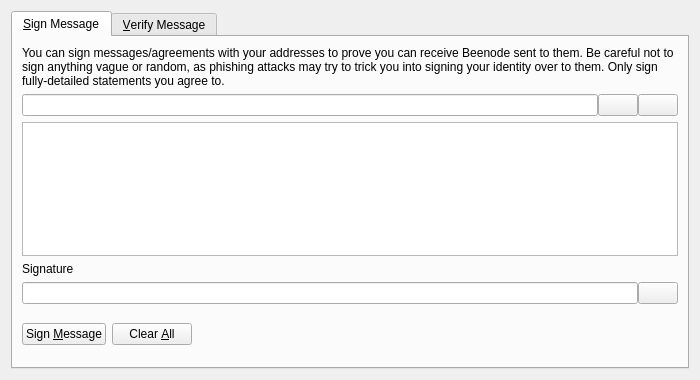
<?xml version="1.0" encoding="UTF-8"?>
<ui version="4.0">
 <class>SignVerifyMessageDialog</class>
 <widget class="QDialog" name="SignVerifyMessageDialog">
  <property name="geometry">
   <rect>
    <x>0</x>
    <y>0</y>
    <width>700</width>
    <height>380</height>
   </rect>
  </property>
  <property name="windowTitle">
   <string>Signatures - Sign / Verify a Message</string>
  </property>
  <property name="modal">
   <bool>true</bool>
  </property>
  <layout class="QVBoxLayout" name="verticalLayout">
   <item>
    <widget class="QTabWidget" name="tabWidget">
     <property name="currentIndex">
      <number>0</number>
     </property>
     <widget class="QWidget" name="tabSignMessage">
      <attribute name="title">
       <string>&amp;Sign Message</string>
      </attribute>
      <layout class="QVBoxLayout" name="verticalLayout_SM">
       <item>
        <widget class="QLabel" name="infoLabel_SM">
         <property name="text">
          <string>You can sign messages/agreements with your addresses to prove you can receive Beenode sent to them. Be careful not to sign anything vague or random, as phishing attacks may try to trick you into signing your identity over to them. Only sign fully-detailed statements you agree to.</string>
         </property>
         <property name="textFormat">
          <enum>Qt::PlainText</enum>
         </property>
         <property name="wordWrap">
          <bool>true</bool>
         </property>
        </widget>
       </item>
       <item>
        <layout class="QHBoxLayout" name="horizontalLayout_1_SM">
         <property name="spacing">
          <number>0</number>
         </property>
         <item>
          <widget class="QValidatedLineEdit" name="addressIn_SM">
           <property name="toolTip">
            <string>The Beenode address to sign the message with</string>
           </property>
          </widget>
         </item>
         <item>
          <widget class="QPushButton" name="addressBookButton_SM">
           <property name="toolTip">
            <string>Choose previously used address</string>
           </property>
           <property name="text">
            <string/>
           </property>
           <property name="shortcut">
            <string>Alt+A</string>
           </property>
           <property name="autoDefault">
            <bool>false</bool>
           </property>
          </widget>
         </item>
         <item>
          <widget class="QPushButton" name="pasteButton_SM">
           <property name="toolTip">
            <string>Paste address from clipboard</string>
           </property>
           <property name="text">
            <string/>
           </property>
           <property name="shortcut">
            <string>Alt+P</string>
           </property>
           <property name="autoDefault">
            <bool>false</bool>
           </property>
          </widget>
         </item>
        </layout>
       </item>
       <item>
        <widget class="QPlainTextEdit" name="messageIn_SM">
         <property name="toolTip">
          <string>Enter the message you want to sign here</string>
         </property>
        </widget>
       </item>
       <item>
        <widget class="QLabel" name="signatureLabel_SM">
         <property name="text">
          <string>Signature</string>
         </property>
         <property name="textFormat">
          <enum>Qt::PlainText</enum>
         </property>
        </widget>
       </item>
       <item>
        <layout class="QHBoxLayout" name="horizontalLayout_2_SM">
         <property name="spacing">
          <number>0</number>
         </property>
         <item>
          <widget class="QLineEdit" name="signatureOut_SM">
           <property name="font">
            <font>
             <italic>true</italic>
            </font>
           </property>
           <property name="readOnly">
            <bool>true</bool>
           </property>
          </widget>
         </item>
         <item>
          <widget class="QPushButton" name="copySignatureButton_SM">
           <property name="toolTip">
            <string>Copy the current signature to the system clipboard</string>
           </property>
           <property name="text">
            <string/>
           </property>
           <property name="autoDefault">
            <bool>false</bool>
           </property>
          </widget>
         </item>
        </layout>
       </item>
       <item>
        <layout class="QHBoxLayout" name="horizontalLayout_3_SM">
         <item>
          <widget class="QPushButton" name="signMessageButton_SM">
           <property name="toolTip">
            <string>Sign the message to prove you own this Beenode address</string>
           </property>
           <property name="text">
            <string>Sign &amp;Message</string>
           </property>
           <property name="autoDefault">
            <bool>false</bool>
           </property>
          </widget>
         </item>
         <item>
          <widget class="QPushButton" name="clearButton_SM">
           <property name="toolTip">
            <string>Reset all sign message fields</string>
           </property>
           <property name="text">
            <string>Clear &amp;All</string>
           </property>
           <property name="autoDefault">
            <bool>false</bool>
           </property>
          </widget>
         </item>
         <item>
          <spacer name="horizontalSpacer_1_SM">
           <property name="orientation">
            <enum>Qt::Horizontal</enum>
           </property>
           <property name="sizeHint" stdset="0">
            <size>
             <width>40</width>
             <height>48</height>
            </size>
           </property>
          </spacer>
         </item>
         <item>
          <widget class="QLabel" name="statusLabel_SM">
           <property name="font">
            <font>
             <weight>75</weight>
             <bold>true</bold>
            </font>
           </property>
           <property name="text">
            <string/>
           </property>
           <property name="wordWrap">
            <bool>true</bool>
           </property>
          </widget>
         </item>
         <item>
          <spacer name="horizontalSpacer_2_SM">
           <property name="orientation">
            <enum>Qt::Horizontal</enum>
           </property>
           <property name="sizeHint" stdset="0">
            <size>
             <width>40</width>
             <height>48</height>
            </size>
           </property>
          </spacer>
         </item>
        </layout>
       </item>
      </layout>
     </widget>
     <widget class="QWidget" name="tabVerifyMessage">
      <attribute name="title">
       <string>&amp;Verify Message</string>
      </attribute>
      <layout class="QVBoxLayout" name="verticalLayout_VM">
       <item>
        <widget class="QLabel" name="infoLabel_VM">
         <property name="text">
          <string>Enter the receiver's address, message (ensure you copy line breaks, spaces, tabs, etc. exactly) and signature below to verify the message. Be careful not to read more into the signature than what is in the signed message itself, to avoid being tricked by a man-in-the-middle attack. Note that this only proves the signing party receives with the address, it cannot prove sendership of any transaction!</string>
         </property>
         <property name="textFormat">
          <enum>Qt::PlainText</enum>
         </property>
         <property name="alignment">
          <set>Qt::AlignLeading|Qt::AlignLeft|Qt::AlignTop</set>
         </property>
         <property name="wordWrap">
          <bool>true</bool>
         </property>
        </widget>
       </item>
       <item>
        <layout class="QHBoxLayout" name="horizontalLayout_1_VM">
         <property name="spacing">
          <number>0</number>
         </property>
         <item>
          <widget class="QValidatedLineEdit" name="addressIn_VM">
           <property name="toolTip">
            <string>The Beenode address the message was signed with</string>
           </property>
          </widget>
         </item>
         <item>
          <widget class="QPushButton" name="addressBookButton_VM">
           <property name="toolTip">
            <string>Choose previously used address</string>
           </property>
           <property name="text">
            <string/>
           </property>
           <property name="shortcut">
            <string>Alt+A</string>
           </property>
           <property name="autoDefault">
            <bool>false</bool>
           </property>
          </widget>
         </item>
        </layout>
       </item>
       <item>
        <widget class="QPlainTextEdit" name="messageIn_VM"/>
       </item>
       <item>
        <widget class="QValidatedLineEdit" name="signatureIn_VM"/>
       </item>
       <item>
        <layout class="QHBoxLayout" name="horizontalLayout_2_VM">
         <item>
          <widget class="QPushButton" name="verifyMessageButton_VM">
           <property name="toolTip">
            <string>Verify the message to ensure it was signed with the specified Beenode address</string>
           </property>
           <property name="text">
            <string>Verify &amp;Message</string>
           </property>
           <property name="autoDefault">
            <bool>false</bool>
           </property>
          </widget>
         </item>
         <item>
          <widget class="QPushButton" name="clearButton_VM">
           <property name="toolTip">
            <string>Reset all verify message fields</string>
           </property>
           <property name="text">
            <string>Clear &amp;All</string>
           </property>
           <property name="autoDefault">
            <bool>false</bool>
           </property>
          </widget>
         </item>
         <item>
          <spacer name="horizontalSpacer_1_VM">
           <property name="orientation">
            <enum>Qt::Horizontal</enum>
           </property>
           <property name="sizeHint" stdset="0">
            <size>
             <width>40</width>
             <height>48</height>
            </size>
           </property>
          </spacer>
         </item>
         <item>
          <widget class="QLabel" name="statusLabel_VM">
           <property name="font">
            <font>
             <weight>75</weight>
             <bold>true</bold>
            </font>
           </property>
           <property name="text">
            <string/>
           </property>
           <property name="wordWrap">
            <bool>true</bool>
           </property>
          </widget>
         </item>
         <item>
          <spacer name="horizontalSpacer_2_VM">
           <property name="orientation">
            <enum>Qt::Horizontal</enum>
           </property>
           <property name="sizeHint" stdset="0">
            <size>
             <width>40</width>
             <height>48</height>
            </size>
           </property>
          </spacer>
         </item>
        </layout>
       </item>
      </layout>
     </widget>
    </widget>
   </item>
  </layout>
 </widget>
 <customwidgets>
  <customwidget>
   <class>QValidatedLineEdit</class>
   <extends>QLineEdit</extends>
   <header>qvalidatedlineedit.h</header>
  </customwidget>
 </customwidgets>
 <resources>
  <include location="../beenode.qrc"/>
 </resources>
 <connections/>
</ui>
